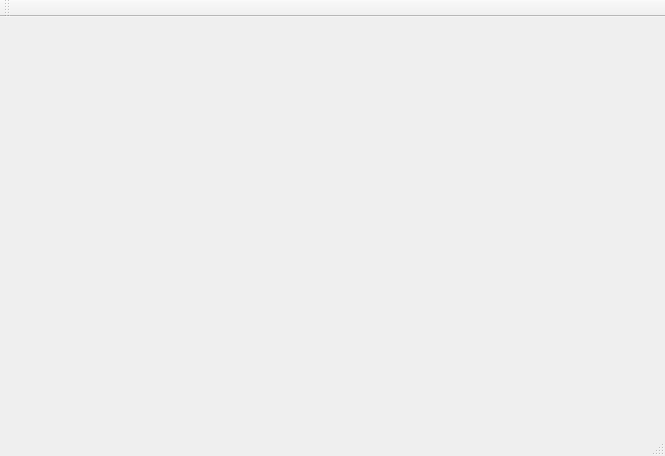
<?xml version="1.0" encoding="UTF-8"?>
<ui version="4.0">
 <class>MainWindow</class>
 <widget class="QMainWindow" name="MainWindow">
  <property name="geometry">
   <rect>
    <x>0</x>
    <y>0</y>
    <width>665</width>
    <height>456</height>
   </rect>
  </property>
  <property name="windowTitle">
   <string>MainWindow</string>
  </property>
  <widget class="QWidget" name="centralWidget"/>
  <widget class="QMenuBar" name="menuBar">
   <property name="geometry">
    <rect>
     <x>0</x>
     <y>0</y>
     <width>665</width>
     <height>21</height>
    </rect>
   </property>
  </widget>
  <widget class="QToolBar" name="mainToolBar">
   <attribute name="toolBarArea">
    <enum>TopToolBarArea</enum>
   </attribute>
   <attribute name="toolBarBreak">
    <bool>false</bool>
   </attribute>
  </widget>
  <widget class="QStatusBar" name="statusBar"/>
 </widget>
 <layoutdefault spacing="6" margin="11"/>
 <resources/>
 <connections/>
</ui>
